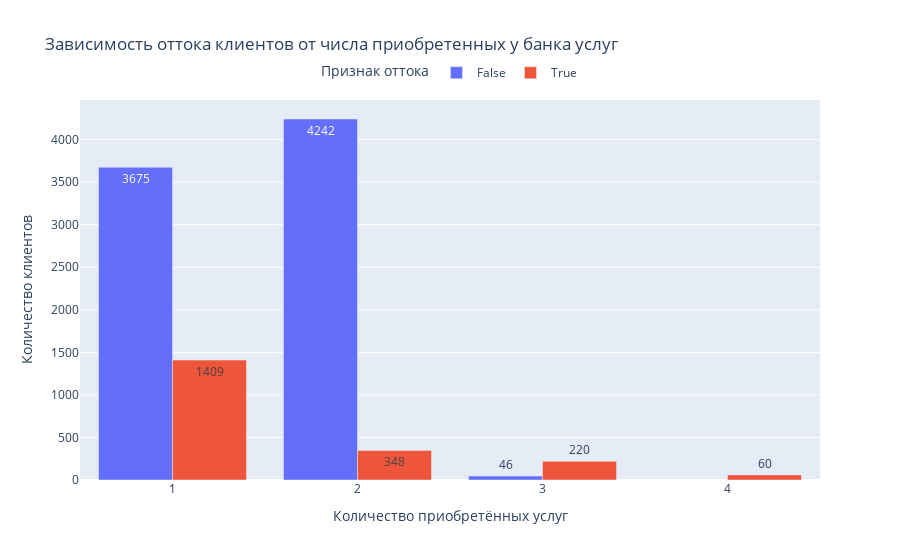

The code cell stored with this chart in its notebook:
### Markdown cell above
### 9.7. Как отток клиентов зависит от числа приобретённых у банка услуг? Для ответа на этот вопрос постройте многоуровневую столбчатую диаграмму.

### Code cell
bar_churn_df = churn_data.groupby(['NumOfProducts', 'Exited'], as_index=False).count()
bar_churn_df['Exited'] = bar_churn_df['Exited'].astype(bool)

fig = px.bar(
    bar_churn_df,
    x='NumOfProducts',
    y='CustomerId',
    color='Exited',
    barmode='group',
    text = 'CustomerId',
    title='Зависимость оттока клиентов от числа приобретенных у банка услуг'
)

fig.update_layout(
    xaxis_title='Количество приобретённых услуг',
    yaxis_title='Количество клиентов',
    legend_title='Признак оттока',
    legend_orientation='h',
    legend=dict(x=.5, y=1.11, xanchor="center")
)

fig.show()

### Figure 1 — Plotly figure (JSON) as saved in the notebook; plotly's stock layout.template omitted (floating-point values rounded to 4 significant figures)
{"data": [{"alignmentgroup": "True", "hovertemplate": "Exited=False<br>NumOfProducts=%{x}<br>CustomerId=%{text}<extra></extra>", "legendgroup": "False", "marker": {"color": "#636efa", "pattern": {"shape": ""}}, "name": "False", "offsetgroup": "False", "orientation": "v", "showlegend": true, "text": [3675, 4242, 46], "textposition": "auto", "type": "bar", "x": [1, 2, 3], "xaxis": "x", "y": [3675, 4242, 46], "yaxis": "y"}, {"alignmentgroup": "True", "hovertemplate": "Exited=True<br>NumOfProducts=%{x}<br>CustomerId=%{text}<extra></extra>", "legendgroup": "True", "marker": {"color": "#EF553B", "pattern": {"shape": ""}}, "name": "True", "offsetgroup": "True", "orientation": "v", "showlegend": true, "text": [1409, 348, 220, 60], "textposition": "auto", "type": "bar", "x": [1, 2, 3, 4], "xaxis": "x", "y": [1409, 348, 220, 60], "yaxis": "y"}], "layout": {"barmode": "group", "legend": {"orientation": "h", "title": {"text": "Признак оттока"}, "tracegroupgap": 0, "x": 0.5, "xanchor": "center", "y": 1.11}, "title": {"text": "Зависимость оттока клиентов от числа приобретенных у банка услуг"}, "xaxis": {"anchor": "y", "domain": [0, 1], "title": {"text": "Количество приобретённых услуг"}}, "yaxis": {"anchor": "x", "domain": [0, 1], "title": {"text": "Количество клиентов"}}}}
